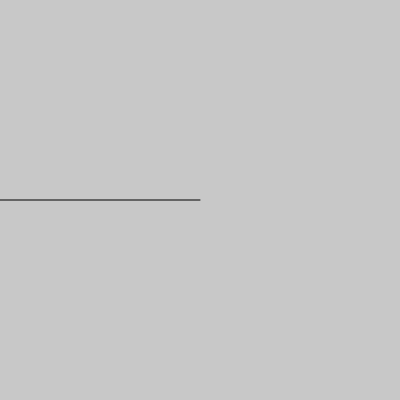
Frame 1 (no input)
Frame 60 (no input): identical to frame 1, image omitted
Frame 120 (the mouse pressed at the canvas centre since frame 60): identical to frame 1, image omitted

The p5.js sketch that drew this single still picture (run headless with seeded random() and noise() and a simulated clock; from frame 60 on, the mouse is pressed at the canvas centre):

// p5.js sketch
// ── sketch.js
var slider;

function setup() {
  // put setup code here
    canvas = createCanvas (400, 400);
    createP ('');
    
    slider = createSlider (0, 400, 200);
    
}


function draw() {
  // put drawing code here
    background (200);
    line (0, 200, slider.value(), 200);

}
